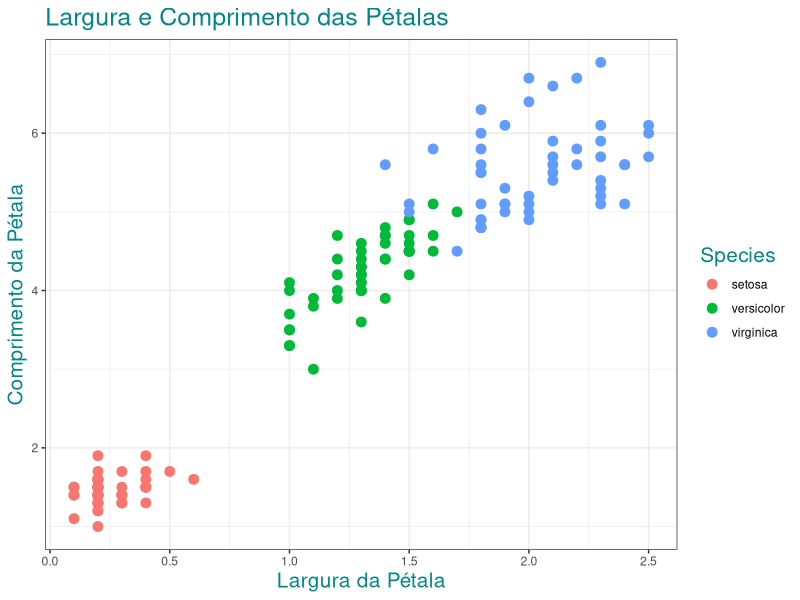

The R source for this figure:
# Mini-Projeto 2

# Limpeza e Transformação de Dados com Power Query e Linguagem R

# Definindo a pasta de trabalho
setwd("/home/gabriel-liamdev/Documents/GitHub/powerBi_study/11 - Linguagem R/04-mini_projetoII")
getwd()

# Instala os pacotes
install.packages("dplyr")
install.packages("data.table")
install.packages("ggplot2")

# Carrega os pacotes
library(dplyr)
library(data.table)
library(ggplot2)

# Carrega os dados
# Fonte de dados: https://archive.ics.uci.edu/ml/datasets/iris
dados_iris <- iris
View(dados_iris)


# Tarefa 1 - Sumarizar os dados com as médias de cada coluna de um dataset.
library(dplyr)
medias_iris <- summarize(group_by(dados_iris, Species),
                         media_sepal_length = mean(Sepal.Length), 
                         media_sepal_width = mean(Sepal.Width),
                         media_petal_length = mean(Petal.Length), 
                         media_petal_width = mean(Petal.Width))

View(medias_iris)


# Tarefa 2 - Extrair o valor inteiro de uma das colunas decimais.
library(data.table)
dados_iris_id <- data.table(dados_iris)
View(dados_iris_id)
dados_iris_id$Sepal.Length <- as.integer(dados_iris_id$Sepal.Length)
View(dados_iris_id)


# Para executar no Power Query
library(data.table)
dados_iris_id <- data.table(dados_iris)
dados_iris_id$Sepal.Length <- as.integer(dados_iris_id$Sepal.Length)


# Tarefa 3 – Construir um gráfico mostrando a relação de duas variáveis numéricas para as 3 categorias de uma variável categórica.
library(ggplot2)
ggplot(data = dados_iris, aes(x = Petal.Width, y = Petal.Length)) +
  geom_point(aes(color = Species), size = 3) +
  ggtitle("Largura e Comprimento das Pétalas") +
  labs(x = "Largura da Pétala", 
       y = "Comprimento da Pétala") +
  theme_bw() +
  theme(title = element_text(size = 15, color = "turquoise4"))

# Cores disponíveis na Linguagem R
colors()
